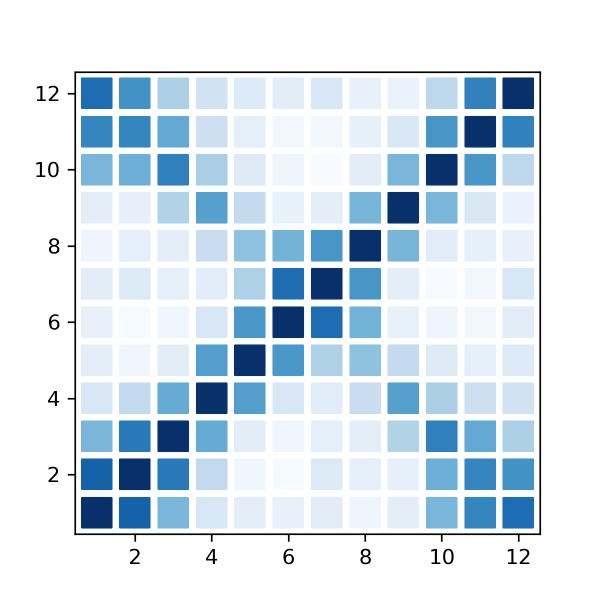
#> input picture examples/coeffs/US_MW-seasonality.png, 1200 x 1200 px (shown at 1/2 size); its folder holds only this picture in this run
$ python -i plot.py   (imports and definitions only)
#> lines starting #> are read from the running program, lines starting #| are printed output that depends on the picture
# cli.py
#
# Methods to compute the gravity wave spectra that perturb a G2S specification
# based on the publication by Drob et al. (2013).  Additional insights from the
# Lalande & Waxler (2016) analysis and Fritts & Alexander (2003) manuscripts on
# atmospheric gravity waves.  The source and saturation spectra are from the
# Warner & McIntyre (1996) work.
#
#
# Philip Blom (pblom@lanl.gov)

import os
import re
import click
import fnmatch

import numpy as np

import matplotlib.pyplot as plt
import matplotlib.cm as cm
from matplotlib.colorbar import ColorbarBase

from datetime import datetime

from stochprop import propagation as sp_prop
from stochprop import eofs as sp_eofs

def parse_option_list(input):
    if input is None:
        return input
    else:

        if "," in input:
            # remove white space and brackets/parentheses, then split by commas
            temp_list = []
            for item in input.replace(" ", "").strip('([])').split(','):
                if ':' in item:
                    str_format = "%0" + str(len(item.strip('([])').split(":")[0])) + "d"
                    temp_list = temp_list + [str_format % val for val in range(int(item.strip('([])').split(":")[0]),
                                                                                int(item.strip('([])').split(":")[1]) + 1)]
                else:
                    temp_list = temp_list + [item]
            return temp_list
        elif ':' in input:
            str_format = "%0" + str(len(input.strip('([])').split(":")[0])) + "d"
            return [str_format % val for val in range(int(input.strip('([])').split(":")[0]),
                                                        int(input.strip('([])').split(":")[1]) + 1)]
        else:
            return input


# [375 lines left out: functions ess_ratio, eofs, eof_fit, atmo_ensemble, coeff_overlap, prop_model and 2 more, not called in this run]

>>> import cv2
>>> picture = cv2.imread('../examples/coeffs/US_MW-seasonality.png', cv2.IMREAD_GRAYSCALE)
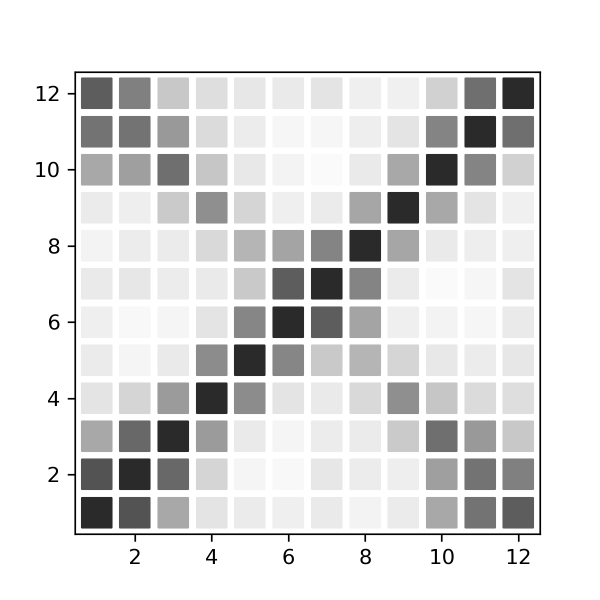
#> picture: shape (1200, 1200) (shown at 1/2 size); min 0, max 255, mean 223.9
>>> result = parse_option_list(picture)

$ run again, on examples/coeffs/example-seasonality.png
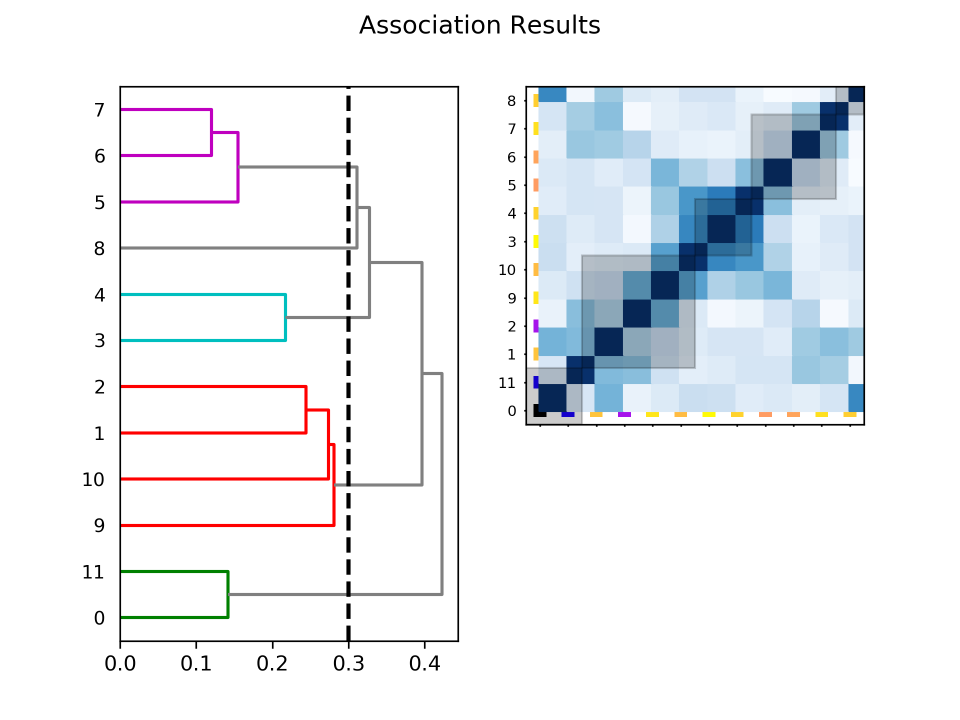
#> input picture examples/coeffs/example-seasonality.png, 1920 x 1440 px (shown at 1/2 size)
#> `picture = cv2.imread('../examples/coeffs/US_MW-seasonality.png', cv2.I..`:
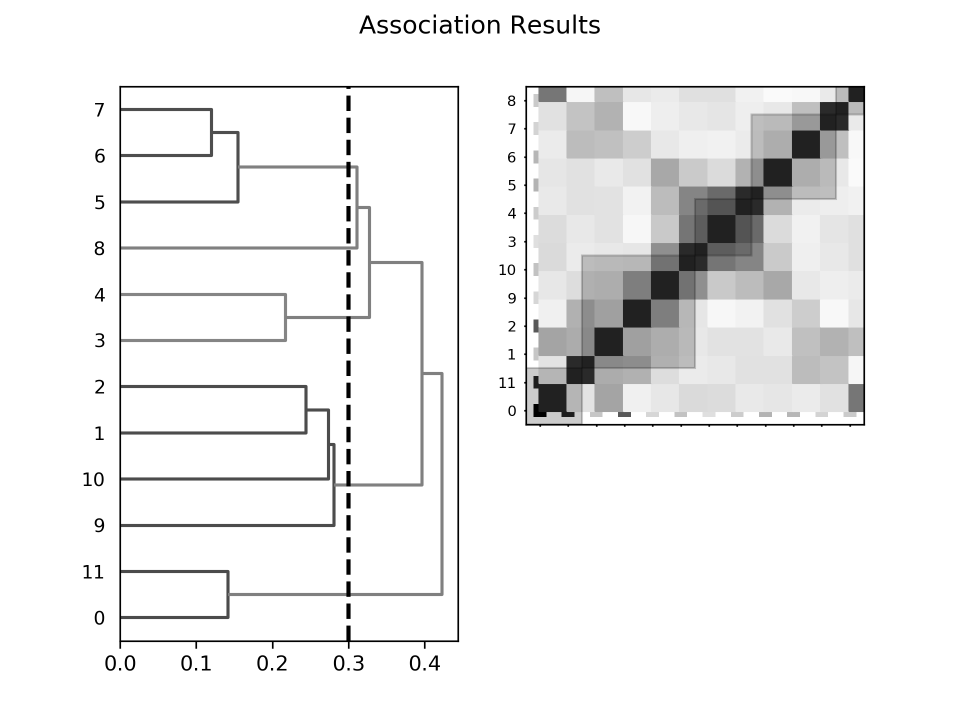
#> picture: shape (1440, 1920) (shown at 1/2 size); min 0, max 255, mean 238.5
